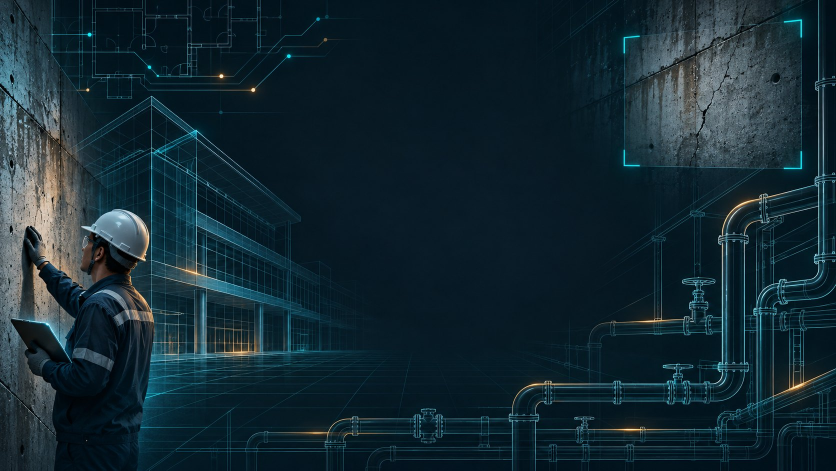
#> input picture frontend/src/assets/login-engineering.jpg, 1672 x 941 px (shown at 1/2 size)
$ python -i metu_overlap.py   (imports and definitions only)
#> lines starting #> are read from the running program, lines starting #| are printed output that depends on the picture
#> further down, picture is the input picture: PIL image 1672x941 RGB; mean R, G, B 19.8, 40.7, 50
"""Screen hash neighbors for aligned, spatially distributed image detail."""

import numpy as np
from PIL import Image, ImageFilter


SIDE = 96
HASH_RADII = (0, 1, 2, 4, 6, 8, 10, 12)
# Grayscale NCC, high-pass NCC, per-tile NCC, minimum supported tiles/quadrants.
POLICIES = {
    "loose": (0.90, 0.80, 0.75, 6, 3),
    "standard": (0.96, 0.92, 0.85, 8, 3),
    "strict": (0.98, 0.96, 0.92, 8, 4),
}
TILE_MIN_STD = 2.0


# [10 lines left out: function hash_candidates, not called in this run]


def features(image):
    gray = image.convert("L").resize((SIDE, SIDE), Image.Resampling.LANCZOS)
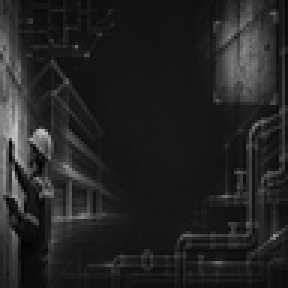
#> gray: PIL image 96x96 L (shown 3 times larger); min 0, max 196, mean 35.5
    pixels = np.array(gray, dtype=np.uint8)
    detail = pixels.astype(np.int16) - np.asarray(gray.filter(ImageFilter.GaussianBlur(2)), dtype=np.int16)
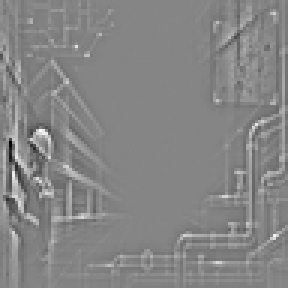
#> detail: shape (96, 96) int16 (shown 3 times larger); min -110, max 100, mean 0.1; drawn with min black and max white
    coarse = detail.reshape(32, 3, 32, 3).mean(axis=(1, 3), dtype=np.float32)
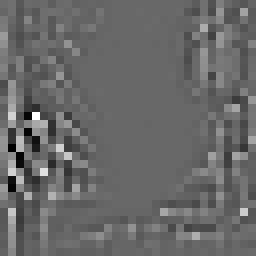
#> coarse: shape (32, 32) float32 (shown 8 times larger); min -30.56, max 43.56, mean 0.1; drawn with min black and max white
    return pixels, detail, coarse


def center(values):
    values = np.asarray(values, dtype=np.float32)
    return values - values.mean()


# [22 lines left out: functions correlation, align, not called in this run]


def tiles(detail):
    return detail.reshape(4, 20, 4, 20).transpose(0, 2, 1, 3).reshape(16, 400)


# [30 lines left out: function compare, not called in this run]

>>> from PIL import Image
>>> picture = Image.open('../../frontend/src/assets/login-engineering.jpg')
>>> result = features(picture)
